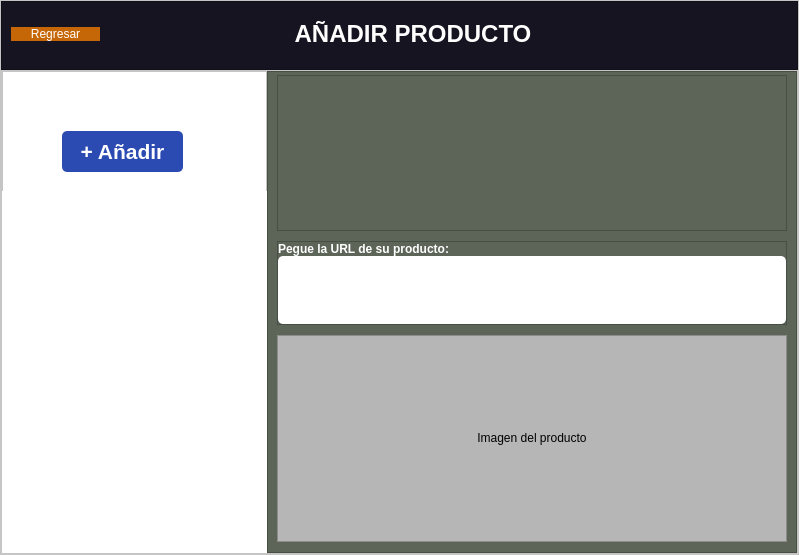
<?xml version="1.0" encoding="UTF-8"?>
<ui version="4.0">
 <class>MainWindow</class>
 <widget class="QMainWindow" name="MainWindow">
  <property name="geometry">
   <rect>
    <x>0</x>
    <y>0</y>
    <width>799</width>
    <height>555</height>
   </rect>
  </property>
  <property name="windowTitle">
   <string>MainWindow</string>
  </property>
  <widget class="QWidget" name="centralwidget">
   <layout class="QHBoxLayout" name="horizontalLayout_4">
    <property name="spacing">
     <number>0</number>
    </property>
    <property name="leftMargin">
     <number>0</number>
    </property>
    <property name="topMargin">
     <number>0</number>
    </property>
    <property name="rightMargin">
     <number>0</number>
    </property>
    <property name="bottomMargin">
     <number>0</number>
    </property>
    <item>
     <widget class="QFrame" name="frame">
      <property name="styleSheet">
       <string notr="true">background-color: rgb(255, 255, 255);</string>
      </property>
      <property name="frameShape">
       <enum>QFrame::StyledPanel</enum>
      </property>
      <property name="frameShadow">
       <enum>QFrame::Raised</enum>
      </property>
      <layout class="QVBoxLayout" name="verticalLayout_2" stretch="1,7">
       <property name="spacing">
        <number>0</number>
       </property>
       <property name="leftMargin">
        <number>0</number>
       </property>
       <property name="topMargin">
        <number>0</number>
       </property>
       <property name="rightMargin">
        <number>0</number>
       </property>
       <property name="bottomMargin">
        <number>0</number>
       </property>
       <item>
        <widget class="QFrame" name="frame_2">
         <property name="styleSheet">
          <string notr="true">background-color: rgb(22, 20, 32);</string>
         </property>
         <property name="frameShape">
          <enum>QFrame::StyledPanel</enum>
         </property>
         <property name="frameShadow">
          <enum>QFrame::Raised</enum>
         </property>
         <layout class="QHBoxLayout" name="horizontalLayout_5" stretch="1,7">
          <property name="spacing">
           <number>0</number>
          </property>
          <property name="rightMargin">
           <number>71</number>
          </property>
          <property name="bottomMargin">
           <number>11</number>
          </property>
          <item>
           <widget class="QPushButton" name="pushButton">
            <property name="maximumSize">
             <size>
              <width>16777205</width>
              <height>16777215</height>
             </size>
            </property>
            <property name="cursor">
             <cursorShape>PointingHandCursor</cursorShape>
            </property>
            <property name="styleSheet">
             <string notr="true">QPushButton{
	background-color: rgb(198, 103, 7);
	font: 700 9pt &quot;Arial&quot;;
	border-radius:2 px;
	Color: white;

}

</string>
            </property>
            <property name="text">
             <string>Regresar</string>
            </property>
           </widget>
          </item>
          <item>
           <widget class="QLabel" name="label">
            <property name="text">
             <string>&lt;html&gt;&lt;head/&gt;&lt;body&gt;&lt;p align=&quot;center&quot;&gt;&lt;span style=&quot; font-size:18pt; font-weight:700; color:#ffffff;&quot;&gt;AÑADIR PRODUCTO&lt;/span&gt;&lt;/p&gt;&lt;/body&gt;&lt;/html&gt;</string>
            </property>
           </widget>
          </item>
         </layout>
        </widget>
       </item>
       <item>
        <widget class="QFrame" name="frame_3">
         <property name="frameShape">
          <enum>QFrame::StyledPanel</enum>
         </property>
         <property name="frameShadow">
          <enum>QFrame::Raised</enum>
         </property>
         <property name="lineWidth">
          <number>0</number>
         </property>
         <layout class="QHBoxLayout" name="horizontalLayout_2" stretch="2,4">
          <property name="spacing">
           <number>0</number>
          </property>
          <property name="leftMargin">
           <number>0</number>
          </property>
          <property name="topMargin">
           <number>0</number>
          </property>
          <property name="rightMargin">
           <number>0</number>
          </property>
          <property name="bottomMargin">
           <number>0</number>
          </property>
          <item>
           <widget class="QFrame" name="frame_5">
            <property name="styleSheet">
             <string notr="true">
</string>
            </property>
            <property name="frameShape">
             <enum>QFrame::StyledPanel</enum>
            </property>
            <property name="frameShadow">
             <enum>QFrame::Raised</enum>
            </property>
            <property name="lineWidth">
             <number>0</number>
            </property>
            <widget class="QPushButton" name="pushButton_2">
             <property name="geometry">
              <rect>
               <x>60</x>
               <y>60</y>
               <width>121</width>
               <height>41</height>
              </rect>
             </property>
             <property name="font">
              <font>
               <family>Arial</family>
               <pointsize>16</pointsize>
               <bold>true</bold>
              </font>
             </property>
             <property name="cursor">
              <cursorShape>PointingHandCursor</cursorShape>
             </property>
             <property name="styleSheet">
              <string notr="true">QPushButton{
	background-color: rgb(43, 75, 179);
	border-radius:5px;
	Color: white;

}</string>
             </property>
             <property name="text">
              <string>+ Añadir</string>
             </property>
            </widget>
            <widget class="QLabel" name="label_4">
             <property name="geometry">
              <rect>
               <x>-110</x>
               <y>120</y>
               <width>421</width>
               <height>371</height>
              </rect>
             </property>
             <property name="styleSheet">
              <string notr="true">image: url(:/GMG/GMG2.png);</string>
             </property>
             <property name="text">
              <string/>
             </property>
            </widget>
            <zorder>label_4</zorder>
            <zorder>pushButton_2</zorder>
           </widget>
          </item>
          <item>
           <widget class="QFrame" name="frame_4">
            <property name="styleSheet">
             <string notr="true">background-color: rgb(92, 101, 88);</string>
            </property>
            <property name="frameShape">
             <enum>QFrame::StyledPanel</enum>
            </property>
            <property name="frameShadow">
             <enum>QFrame::Raised</enum>
            </property>
            <layout class="QVBoxLayout" name="verticalLayout" stretch="30,15,40">
             <property name="spacing">
              <number>10</number>
             </property>
             <property name="leftMargin">
              <number>9</number>
             </property>
             <property name="topMargin">
              <number>3</number>
             </property>
             <property name="rightMargin">
              <number>9</number>
             </property>
             <property name="bottomMargin">
              <number>10</number>
             </property>
             <item>
              <widget class="QFrame" name="frame_7">
               <property name="frameShape">
                <enum>QFrame::StyledPanel</enum>
               </property>
               <property name="frameShadow">
                <enum>QFrame::Raised</enum>
               </property>
               <layout class="QHBoxLayout" name="horizontalLayout_3">
                <item>
                 <widget class="QLabel" name="label_3">
                  <property name="styleSheet">
                   <string notr="true">image: url(:/GMG/GMG.png);</string>
                  </property>
                  <property name="text">
                   <string>&lt;html&gt;&lt;head/&gt;&lt;body&gt;&lt;p&gt;&lt;br/&gt;&lt;/p&gt;&lt;/body&gt;&lt;/html&gt;</string>
                  </property>
                 </widget>
                </item>
               </layout>
              </widget>
             </item>
             <item>
              <widget class="QFrame" name="frame_6">
               <property name="frameShape">
                <enum>QFrame::StyledPanel</enum>
               </property>
               <property name="frameShadow">
                <enum>QFrame::Raised</enum>
               </property>
               <layout class="QVBoxLayout" name="verticalLayout_3" stretch="8,4">
                <property name="spacing">
                 <number>0</number>
                </property>
                <property name="leftMargin">
                 <number>0</number>
                </property>
                <property name="topMargin">
                 <number>0</number>
                </property>
                <property name="rightMargin">
                 <number>0</number>
                </property>
                <property name="bottomMargin">
                 <number>0</number>
                </property>
                <item>
                 <widget class="QLabel" name="label_2">
                  <property name="text">
                   <string>&lt;html&gt;&lt;head/&gt;&lt;body&gt;&lt;p&gt;&lt;span style=&quot; font-weight:700; color:#ffffff;&quot;&gt;Pegue la URL de su producto:&lt;/span&gt;&lt;/p&gt;&lt;/body&gt;&lt;/html&gt;</string>
                  </property>
                 </widget>
                </item>
                <item>
                 <widget class="QTextEdit" name="textEdit">
                  <property name="font">
                   <font>
                    <family>Arial</family>
                    <bold>true</bold>
                   </font>
                  </property>
                  <property name="statusTip">
                   <string/>
                  </property>
                  <property name="whatsThis">
                   <string/>
                  </property>
                  <property name="styleSheet">
                   <string notr="true">QTextEdit{
	background-color: rgb(255, 255, 255);
	border-radius:5px;

}</string>
                  </property>
                 </widget>
                </item>
               </layout>
              </widget>
             </item>
             <item>
              <widget class="QFrame" name="frame_8">
               <property name="styleSheet">
                <string notr="true">background-color: rgb(182, 182, 182);</string>
               </property>
               <property name="frameShape">
                <enum>QFrame::StyledPanel</enum>
               </property>
               <property name="frameShadow">
                <enum>QFrame::Raised</enum>
               </property>
               <layout class="QHBoxLayout" name="horizontalLayout">
                <item>
                 <widget class="QLabel" name="label_5">
                  <property name="text">
                   <string>&lt;html&gt;&lt;head/&gt;&lt;body&gt;&lt;p align=&quot;center&quot;&gt;Imagen del producto&lt;/p&gt;&lt;/body&gt;&lt;/html&gt;</string>
                  </property>
                 </widget>
                </item>
               </layout>
              </widget>
             </item>
            </layout>
           </widget>
          </item>
         </layout>
        </widget>
       </item>
      </layout>
     </widget>
    </item>
   </layout>
  </widget>
 </widget>
 <resources>
  <include location="../imagenes/imagenes.qrc"/>
 </resources>
 <connections/>
</ui>
